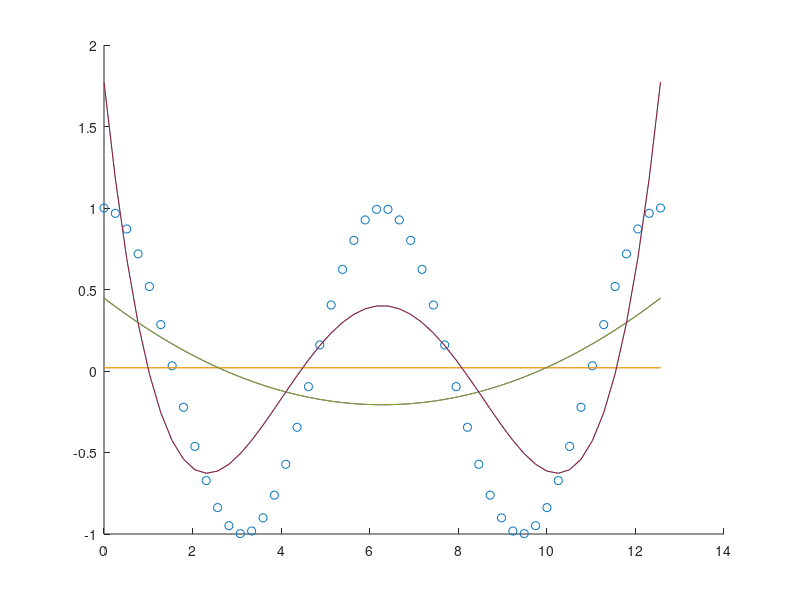

MATLAB code to generate this figure:
x=linspace(0,4*pi,50);
y=cos(x);

hold on
plot(x,y,"o");

for n=0:5
	z=polyfit(x,y,n);

	plot(x,polyval(z,x));
	pause(1);
end